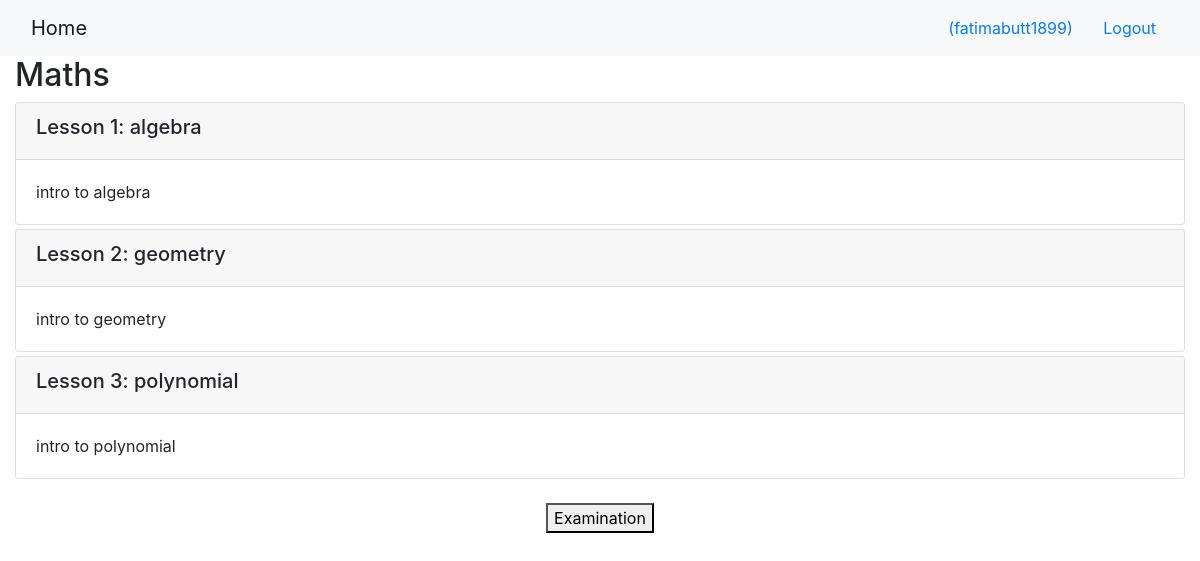
The app's page /onlinecourse/1/ (signed in) with its own data.
### onlinecourse/models.py (models this page shows, shortened)
class Course(models.Model):
    name = models.CharField(null=False, max_length=30, default='online course')
    image = models.ImageField(upload_to='course_images/')
    description = models.CharField(max_length=1000)
    pub_date = models.DateField(null=True)
    instructors = models.ManyToManyField(Instructor)
    users = models.ManyToManyField(settings.AUTH_USER_MODEL, through='Enrollment')
    total_enrollment = models.IntegerField(default=0)
    is_enrolled = False

class Lesson(models.Model):
    title = models.CharField(max_length=200, default="title")
    order = models.IntegerField(default=0)
    course = models.ForeignKey(Course, on_delete=models.CASCADE)
    content = models.TextField()

### onlinecourse/views.py (the view)
# urls.py: path('<int:pk>/', views.CourseDetailView.as_view(), name='course_details'),
class CourseDetailView(generic.DetailView):
    model = Course
    template_name = 'onlinecourse/course_detail_bootstrap.html'

### onlinecourse/templates/onlinecourse/course_detail_bootstrap.html (shortened to what this page needs)
<!DOCTYPE html>
<html lang="en">
<head>
     {% load static %}
    <link rel="stylesheet" href="https://maxcdn.bootstrapcdn.com/bootstrap/4.5.2/css/bootstrap.min.css">
</head>
<body>
    <nav class="navbar navbar-light bg-light">
        <div class="container-fluid">
            <div class="navbar-header">
                  <a class="navbar-brand" href="{% url 'onlinecourse:index' %}">Home</a>
            </div>
            <ul class="nav navbar-nav navbar-right">
                {% if user.is_authenticated %}
                <li>
                    <a class="btn btn-link" href="#">{{ user.first_name }}({{ user.username }})</a>
                    <a class="btn btn-link" href="{% url 'onlinecourse:logout' %}">Logout</a>
                </li>
                {% endif %}
            </ul>
        </div>
    </nav>
    <div class="container-fluid">
        <h2>{{ course.name }}</h2>
        <div class="card-columns-vertical">
            {% for lesson in course.lesson_set.all %}
                 <div class="card mt-1">
                    <div class="card-header"><h5>Lesson {{lesson.order|add:1}}: {{lesson.title}}</h5></div>
                    <div class="card-body">{{lesson.content}}</div>
                </div>
            {% endfor %}
        </div>
        <br>
        <center><button data-toggle="collapse" data-target="#exam">Examination</button></center>
        <br>
    </div>
</body>
</html>

### records on screen
Course: name "Maths"
Lesson: order|add "1", title "algebra", content "intro to algebra"
Lesson: order|add "2", title "geometry", content "intro to geometry"
Lesson: order|add "3", title "polynomial", content "intro to polynomial"

### other values on screen
{{ user.username }} "fatimabutt1899"
